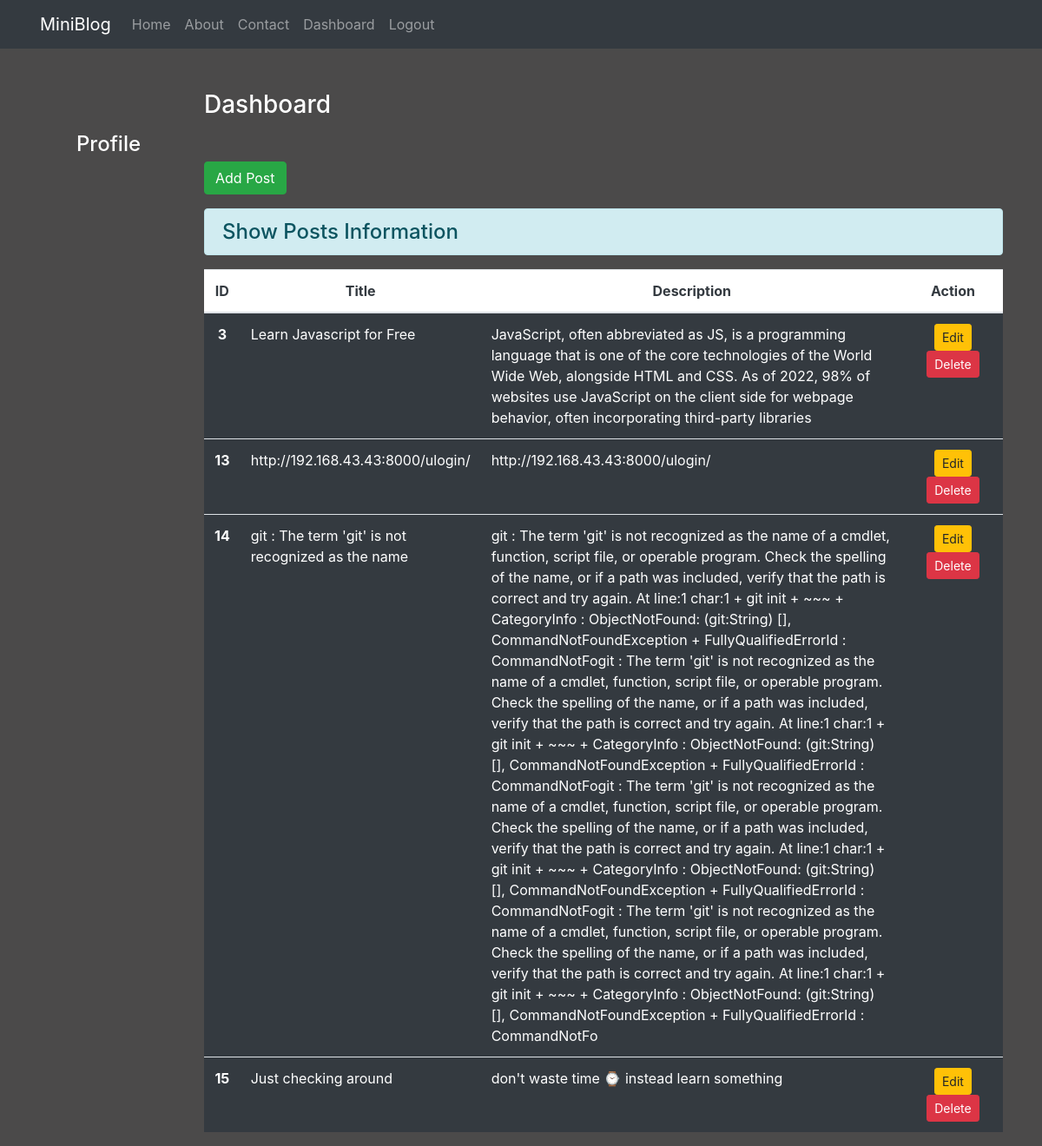
The page /dashboard/ (signed in) on the database its author committed.
### blog/models.py (models this page shows, shortened)
class Post(models.Model):
    title = models.CharField(max_length=50)
    desc = models.TextField()
    time = models.DateTimeField(auto_now_add=True)

### blog/views.py (the view)
# urls.py: path('dashboard/', views.dashboard, name="dashboard"),
def dashboard(request):
    if request.user.is_authenticated:
        user = request.user
        posts = Post.objects.all()
        fn = user.get_full_name()
        gps = user.groups.all()
        return render(request, "blog/dashboard.html", {"post": posts, "fn": fn, "gps": gps})
    else:
        return HttpResponseRedirect('/ulogin/')

### blog/templates/blog/dashboard.html (shortened to what this page needs)
{% extends "blog/base.html" %}
{% load static %}
 {% block side %}
 <div class="col-sm-2 text-white my-5 text-center">
  <h4 class="my-5">Profile</h4>
 </div>
 {% endblock side %}
  {% block content %}
  <div class="col-sm-10">
        <h3 class="text-white my-5" >Dashboard</h3>
        <a href=" {% url 'add' %}" class="btn btn-success">Add Post</a>
        <h4 class="text-class alert alert-info mt-3">
          Show Posts Information
        </h4>
        {% if post %}
          <table class="table table-hover bg-white">
            <thead>
              <tr class="text-center text-dark">
                <th scope="col" style="width:2%">ID</th>
                <th scope="col" style="width:18%">Title</th>
                <th scope="col" style="width:63%">Description</th>
                <th scope="col" style="width:14%">Action</th>
              </tr>
            </thead>
            <tbody>
              {% for post in post %}
              <tr class="bg-dark text-white">
                <th scope="row" class="text-center">{{post.id}}</th>
                <td>{{post.title}}</td>
                <td class="m-5">{{post.desc}}{{traunc}}</td>
                <td class="text-center">
                  <a href=" {% url 'update' post.id %} " class="btn btn-warning btn-sm">Edit</a>
                  {% if perms.blog.delete_post %}
                  <form action=" {% url 'delete' post.id %}" method="POST" class="d-inline">
                    <input type="submit" class="btn btn-danger btn-sm" value="Delete">
                  </form>
                  {% endif %}
                </td>
              </tr>
              {% endfor %}
          </table>
          {% else %}
          <h4 class="text-center alert alert-warning">No Records</h4>
        {% endif %}
      </div>
    </div>
 {% endblock content %}

### blog/static/blog/css/style.css (style rules this page uses)
body { background-color: rgb(75, 74, 74); color: antiquewhite; }

### rows shown on the page
Post: id "3", title "Learn Javascript for Free", desc "JavaScript, often abbreviated as JS, is a programming language that is one of the core technologies of the World Wide Web, alongside HTML and CSS. As of 2022, 98% of websites use JavaScript on the client side for webpage behavior, often incorporating third-party libraries"
Post: id "13", title "http://192.168.43.43:8000/ulogin/", desc "http://192.168.43.43:8000/ulogin/"
Post: id "14", title "git : The term 'git' is not recognized as the name", desc "git : The term 'git' is not recognized as the name of a cmdlet, function, script file, or operable program. Check the spelling of the name, or if a path was included, verify that the path is correct and try again. At line:1 char:1 + git init + ~~~ + CategoryInfo : ObjectNotFound: (git:String) [], CommandNotFoundException + FullyQualifiedErrorId : CommandNotFogit : The term 'git' is not recognized as the name of a cmdlet, function, script file, or operable program. Check the spelling of the name, or if a path was included, verify that the path is correct and try again. At line:1 char:1 + git init + ~~~ + CategoryInfo : ObjectNotFound: (git:String) [], CommandNotFoundException +…"
Post: id "15", title "Just checking around", desc "don't waste time ⌚ instead learn something"
